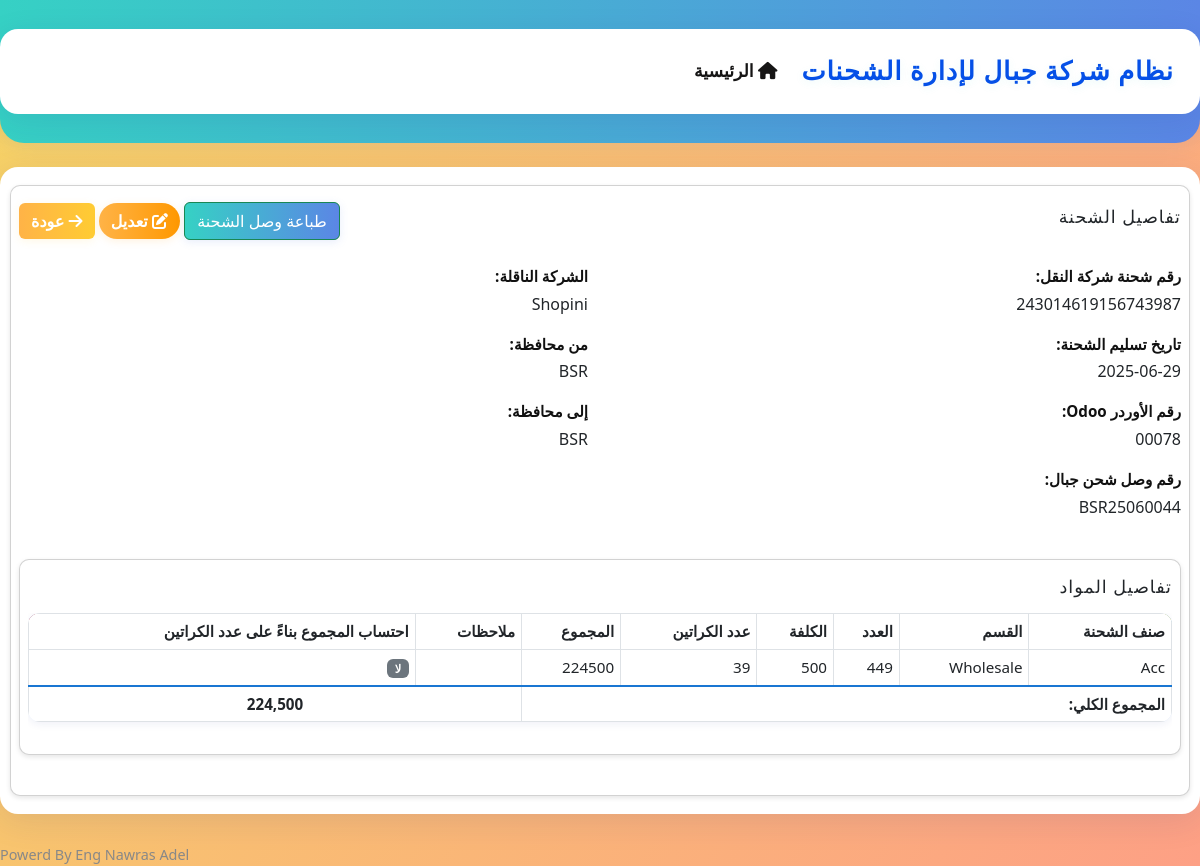
Screenshot of /shipment/96 with the database file from the repository.
### tables this page shows
CREATE TABLE "shipment" (
                id INTEGER PRIMARY KEY AUTOINCREMENT,
                shopiny_number TEXT UNIQUE NOT NULL,
                receipt_number TEXT UNIQUE,
                order_number TEXT,
                delivery_date DATETIME,
                from_governorate TEXT NOT NULL,
                to_governorate TEXT NOT NULL,
                carrier_company TEXT,
                notes TEXT,
                created_at DATETIME DEFAULT CURRENT_TIMESTAMP
            );

CREATE TABLE shipment_item (
                id INTEGER PRIMARY KEY AUTOINCREMENT,
                shipment_id INTEGER NOT NULL,
                shipment_type_id INTEGER NOT NULL,
                department_id INTEGER NOT NULL,
                quantity INTEGER NOT NULL,
                cost INTEGER NOT NULL,
                boxes_count INTEGER NOT NULL,
                total INTEGER NOT NULL,
                notes TEXT, use_boxes INTEGER DEFAULT 0,
                FOREIGN KEY (shipment_id) REFERENCES shipment (id) ON DELETE CASCADE,
                FOREIGN KEY (shipment_type_id) REFERENCES shipment_type (id),
                FOREIGN KEY (department_id) REFERENCES department (id)
            );

CREATE TABLE shipment_type (
                id INTEGER PRIMARY KEY AUTOINCREMENT,
                name TEXT NOT NULL
            );

CREATE TABLE department (
                id INTEGER PRIMARY KEY AUTOINCREMENT,
                name TEXT NOT NULL
            );

### app.py (the view)
@app.route('/shipment/<int:id>')
def view_shipment(id):
    with get_db() as db:
        shipment_row = db.execute('''
            SELECT *, datetime(delivery_date) as delivery_date
            FROM shipment WHERE id = ?
        ''', [id]).fetchone()
        shipment = dict(shipment_row)
        try:
            shipment['delivery_date'] = datetime.strptime(shipment['delivery_date'], '%Y-%m-%d %H:%M:%S')
        except (ValueError, TypeError):
            shipment['delivery_date'] = None
        items = db.execute('''
            SELECT si.*, st.name as type_name, d.name as dept_name
            FROM shipment_item si
            JOIN shipment_type st ON si.shipment_type_id = st.id
            JOIN department d ON si.department_id = d.id
            WHERE si.shipment_id = ?
        ''', [id]).fetchall()
        total_sum = 0
        for item in items:
            try:
                if 'use_boxes' in item.keys() and item['use_boxes']:
                    total_sum += int(item['boxes_count']) * int(item['cost'])
                else:
                    total_sum += int(item['quantity']) * int(item['cost'])
            except Exception:
                pass
    return render_template('view_shipment.html', shipment=shipment, items=items, total_sum=total_sum)

### app.py (called while the page is built)
@contextmanager
def get_db():
    db = sqlite3.connect(DATABASE)
    db.row_factory = sqlite3.Row
    try:
        yield db
        db.commit()
    except Exception as e:
        db.rollback()
        raise e
    finally:
        db.close()

### templates/view_shipment.html (shortened to what this page needs)
{% extends "base.html" %}
{% block content %}
<div class="card">
    <div class="card-body">
        <div class="d-flex justify-content-between align-items-center mb-4">
            <h2 class="card-title">تفاصيل الشحنة</h2>
            <div>
                <button type="button" class="btn btn-success" id="printReceiptBtn">طباعة وصل الشحنة</button>
                <a href="{{ url_for('edit_shipment', id=shipment.id) }}" class="btn btn-warning">
                    <i class="fas fa-edit"></i> تعديل
                </a>
                <a href="{{ url_for('index') }}" class="btn btn-secondary">
                    <i class="fas fa-arrow-right"></i> عودة
                </a>
            </div>
        </div>
        <div class="row mb-4">
            <div class="col-md-6">
                <div class="mb-3">
                    <label class="fw-bold">رقم شحنة شركة النقل:</label>
                    <p>{{ shipment.shopiny_number }}</p>
                </div>
                <div class="mb-3">
                    <label class="fw-bold">تاريخ تسليم الشحنة:</label>
                    <p>{% if shipment.delivery_date %}{{ shipment.delivery_date.strftime('%Y-%m-%d') }}{% else %}-{% endif %}</p>
                </div>
                <div class="mb-3">
                    <label class="fw-bold">رقم الأوردر Odoo:</label>
                    <p>{{ shipment.order_number }}</p>
                </div>
                <div class="mb-3">
                    <label class="fw-bold">رقم وصل شحن جبال:</label>
                    <p>{{ shipment.receipt_number }}</p>
                </div>
            </div>
            <div class="col-md-6">
                <div class="mb-3">
                    <label class="fw-bold">الشركة الناقلة:</label>
                    <p>{{ shipment.carrier_company }}</p>
                </div>
                <div class="mb-3">
                    <label class="fw-bold">من محافظة:</label>
                    <p>{{ shipment.from_governorate }}</p>
                </div>
                <div class="mb-3">
                    <label class="fw-bold">إلى محافظة:</label>
                    <p>{{ shipment.to_governorate }}</p>
                </div>
            </div>
        </div>
        <div class="card mb-4">
            <div class="card-body">
                <h4 class="card-title mb-3">تفاصيل المواد</h4>
                <div class="table-responsive">
                    <table class="table table-bordered">
                        <thead>
                            <tr>
                                <th>صنف الشحنة</th>
                                <th>القسم</th>
                                <th>العدد</th>
                                <th>الكلفة</th>
                                <th>عدد الكراتين</th>
                                <th>المجموع</th>
                                <th>ملاحظات</th>
                                <th>احتساب المجموع بناءً على عدد الكراتين</th>
                            </tr>
                        </thead>
                        <tbody>
                            {% for item in items %}
                            <tr>
                                <td>{{ item.type_name }}</td>
                                <td>{{ item.dept_name }}</td>
                                <td>{{ item.quantity }}</td>
                                <td>{{ item.cost }}</td>
                                <td>{{ item.boxes_count }}</td>
                                <td>
                                    {% if item.use_boxes %}
                                        {{ (item.boxes_count|int * item.cost|int)|string|replace(',', ',') }}
                                    {% else %}
                                        {{ (item.quantity|int * item.cost|int)|string|replace(',', ',') }}
                                    {% endif %}
                                </td>
                                <td>{{ item.notes }}</td>
                                <td>
                                    {% if item.use_boxes %}
                                        <span class="badge bg-success">نعم</span>
                                    {% else %}
                                        <span class="badge bg-secondary">لا</span>
                                    {% endif %}
                                </td>
                            </tr>
                            {% endfor %}
                        </tbody>
                        <tfoot>
                            <tr style="background: linear-gradient(90deg, #e0eafc 0%, #cfdef3 100%); font-weight: bold; font-size: 1.1em; color: #1a237e; border-top: 2px solid #1976d2;">
                                <td colspan="6" class="text-start">المجموع الكلي:</td>
                                <td colspan="2" class="fw-bold" style="text-align:center;">
                                    {{ '{:,}'.format(total_sum) }}
                                </td>
                            </tr>
                        </tfoot>
                    </table>
                </div>
            </div>
        </div>
    </div>
</div>
{% endblock %}

### static/style.css (style rules this page uses)
body { background: linear-gradient(120deg, #f6d365 0%, #fda085 100%); font-family: 'Cairo', 'Segoe UI', Tahoma, Geneva, Verdana, sans-serif; color: #222; margin: 0; padding: 0; direction: rtl; }
.card, .card-body { padding: 8px 4px !important; }
h1, h2, h3, h4, h5 { color: #ff6f61; font-family: 'Cairo', 'Segoe UI', sans-serif; letter-spacing: 1px; font-size: 1.1rem; margin-bottom: 0.7rem; }
button, input[type="submit"] { background: linear-gradient(90deg, #36d1c4 0%, #5b86e5 100%); color: #fff; border: none; cursor: pointer; font-weight: bold; box-shadow: 0 2px 8px rgba(91, 134, 229, 0.15); transition: background 0.2s, transform 0.1s, box-shadow 0.2s; }
.btn-secondary, button.btn-secondary, input[type="submit"].btn-secondary { background: linear-gradient(90deg, #ffb347 0%, #ffcc33 100%) !important; color: #fff !important; border: none !important; font-weight: bold; box-shadow: 0 2px 8px rgba(255, 204, 51, 0.13); transition: background 0.2s, transform 0.1s, box-shadow 0.2s; }
.btn-warning, button.btn-warning, input[type="submit"].btn-warning { background: linear-gradient(90deg, #ffb347 0%, #ff9800 100%) !important; color: #fff !important; border: none !important; font-weight: bold; box-shadow: 0 2px 8px rgba(255, 152, 0, 0.13); transition: background 0.2s, transform 0.1s, box-shadow 0.2s; }
.btn-info, button.btn-info, input[type="submit"].btn-info, .btn-warning, button.btn-warning, input[type="submit"].btn-warning, .btn-danger, button.btn-danger, input[type="submit"].btn-danger { border-radius: 20px !important; }
.form-label, label { font-size: 0.95rem; margin-bottom: 1px; }
label { color: #111 !important; font-weight: 500; margin-bottom: 4px; }
table { width: 100% !important; background: #fff; border-radius: 12px; overflow: hidden; box-shadow: 0 2px 8px rgba(31, 38, 135, 0.07); margin-bottom: 0.5rem; direction: rtl; }
thead { background: linear-gradient(90deg, #ff6f61 0%, #f6d365 100%); color: #fff; font-weight: bold; }
td, th { padding: 6px 6px !important; text-align: right; vertical-align: middle; font-size: 0.95rem; }
::placeholder { color: #ffb199; }

### templates/base.html (style rules this page uses)
:root { --primary-color: #2196F3; --secondary-color: #FF4081; --accent-color: #FFC107; }
body { background-color: #f8f9fa; font-family: 'Segoe UI', Tahoma, Geneva, Verdana, sans-serif; }
.btn-secondary { background-color: var(--secondary-color); border-color: var(--secondary-color); }
.card { box-shadow: 0 2px 5px rgba(0,0,0,0.1); border-radius: 10px; }
.table thead { background-color: var(--primary-color); color: white; }

### rows the page displays
shipment: shopiny_number "243014619156743987", order_number "00078", receipt_number "BSR25060044", carrier_company "Shopini", from_governorate "BSR", to_governorate "BSR"
shipment_item: type_name "Acc", dept_name "Wholesale", quantity "449", cost "500", boxes_count "39", (item.quantity|int*item.cost|int)|string|replace(',',',') "224500", use_boxes "لا"

### other values shown
{{ shipment.delivery_date.strftime('%Y-%m-%d') }} "2025-06-29"
{{ '{:,}'.format(total_sum) }} "224,500"
